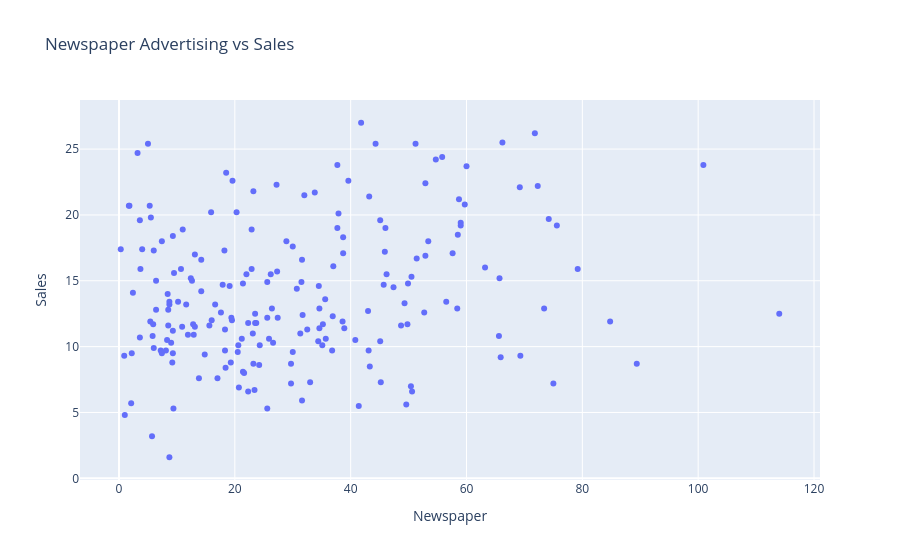

This figure's notebook cell:
### Code cell
fig = px.scatter(
    df,
    x="Newspaper",
    y="Sales",
    title="Newspaper Advertising vs Sales"
)

fig.show()

### Figure 1 — Plotly figure (JSON) as saved in the notebook; plotly's stock layout.template omitted (floating-point values rounded to 4 significant figures; data arrays with more than 128 entries replaced by an {"elided": "..."} marker saying what was removed)
{"data": [{"hovertemplate": "Newspaper=%{x}<br>Sales=%{y}<extra></extra>", "legendgroup": "", "marker": {"color": "#636efa", "symbol": "circle"}, "mode": "markers", "name": "", "orientation": "v", "showlegend": false, "type": "scatter", "x": {"elided": "200 float values"}, "xaxis": "x", "y": {"elided": "200 float values"}, "yaxis": "y"}], "layout": {"legend": {"tracegroupgap": 0}, "title": {"text": "Newspaper Advertising vs Sales"}, "xaxis": {"anchor": "y", "domain": [0, 1], "title": {"text": "Newspaper"}}, "yaxis": {"anchor": "x", "domain": [0, 1], "title": {"text": "Sales"}}}}
